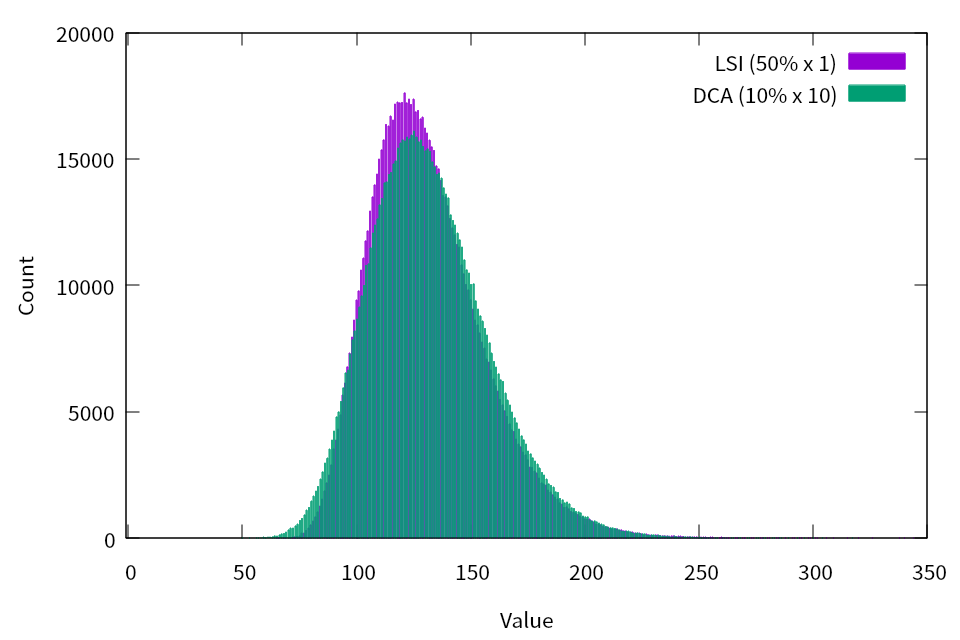

This chart was generated by the following gnuplot code:
reset

set terminal qt font "Sans,16"  size 960,640

set style data histograms
set style fill solid 1.0 border

set xtics 0,50,350
set ytics 0,5000

set xlabel "Value"
set ylabel "Count"

plot './half.data' using 2 title "LSI (50% x 1)", \
     './dca.data' using 2 title "DCA (10% x 10)"
